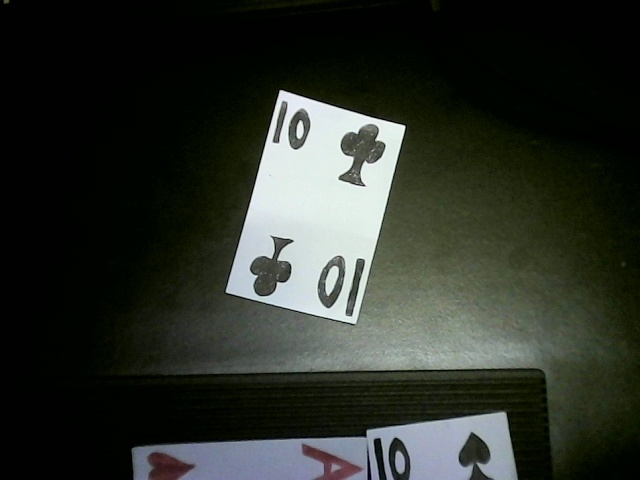
#> input picture dataset/debug_samples/carta_capturada.jpg, 640 x 480 px
$ python -i detect_player_indices_v6_3.py   (imports and definitions only)
#> lines starting #> are read from the running program, lines starting #| are printed output that depends on the picture; after the words box and inside, x2 and y2 are one past the last pixel; in counts of white or black regions, pixels touching at a corner belong together
"""
BlackjackPrototype - PLAYER V6.3

Detector reutilizable de indices superiores izquierdos
para cartas superpuestas en escalera diagonal.

Basado en PLAYER V3.8.

No abre la camara.
No modifica archivos.
No utiliza la CNN.
"""

import cv2
import numpy as np


MIN_CONTOUR_AREA = 3000

CORNER_EPSILON = 0.012

ANGLE_TOLERANCE = 25.0
MIN_EDGE_LENGTH = 8.0

MIN_HORIZONTAL_STEP = 5
MIN_VERTICAL_STEP = 5

INDEX_MARGIN_X = -1
INDEX_MARGIN_Y = -2

INDEX_WIDTH_FACTOR = 0.60
INDEX_HEIGHT_FACTOR = 1.00

DEFAULT_STEP_WIDTH = 35.0

# Proporciones experimentales respecto a la carta.
CARD_INDEX_WIDTH_RATIO = 0.27
CARD_INDEX_HEIGHT_RATIO = 0.44

MIN_REFERENCE_EDGE = 35.0
MAX_REFERENCE_EDGE = 220.0


def detectar_esquinas(imagen):
    """Devuelve esquinas superiores izquierdas y contorno exterior."""

    gris = cv2.cvtColor(imagen, cv2.COLOR_BGR2GRAY)

    gris = cv2.GaussianBlur(
        gris,
        (5, 5),
        0
    )

    _, mascara = cv2.threshold(
        gris,
        0,
        255,
        cv2.THRESH_BINARY + cv2.THRESH_OTSU
    )

    contornos, _ = cv2.findContours(
        mascara,
        cv2.RETR_EXTERNAL,
        cv2.CHAIN_APPROX_SIMPLE
    )

    if not contornos:
        return [], None

    contorno = max(
        contornos,
        key=cv2.contourArea
    )

    if cv2.contourArea(contorno) < MIN_CONTOUR_AREA:
        return [], None

    perimetro = cv2.arcLength(
        contorno,
        True
    )

    aproximacion = cv2.approxPolyDP(
        contorno,
        CORNER_EPSILON * perimetro,
        True
    )

    puntos = aproximacion.reshape(-1, 2)

    candidatos = []

    n = len(puntos)

    for i in range(n):

        actual = puntos[i]

        anterior = puntos[(i - 1) % n]
        siguiente = puntos[(i + 1) % n]

        vecinos = [anterior, siguiente]

        derecha = False
        abajo = False

        for p in vecinos:

            dx = float(p[0] - actual[0])
            dy = float(p[1] - actual[1])

            longitud = np.hypot(dx, dy)

            if longitud < MIN_EDGE_LENGTH:
                continue

            angulo = np.degrees(
                np.arctan2(dy, dx)
            )

            if dx > 0 and abs(angulo) <= ANGLE_TOLERANCE:
                derecha = True

            if dy > 0 and abs(angulo - 90) <= ANGLE_TOLERANCE:
                abajo = True

        if derecha and abajo:
            candidatos.append(
                tuple(map(int, actual))
            )

    candidatos.sort(
        key=lambda p: p[0]
    )

    filtrados = []

    for punto in candidatos:

        if not filtrados:
            filtrados.append(punto)
            continue

        ultimo = filtrados[-1]

        dx = punto[0] - ultimo[0]
        dy = punto[1] - ultimo[1]

        if (
            dx > MIN_HORIZONTAL_STEP
            and dy < -MIN_VERTICAL_STEP
        ):
            filtrados.append(punto)

    return filtrados, contorno


def obtener_direcciones(contorno, esquina):
    """Obtiene las direcciones locales de los bordes."""

    perimetro = cv2.arcLength(contorno, True)

    aproximacion = cv2.approxPolyDP(
        contorno,
        CORNER_EPSILON * perimetro,
        True
    )

    puntos = aproximacion.reshape(-1, 2).astype(np.float32)

    origen = np.array(esquina, dtype=np.float32)

    i = int(np.argmin(
        np.linalg.norm(puntos - origen, axis=1)
    ))

    vecinos = [
        puntos[(i - 1) % len(puntos)],
        puntos[(i + 1) % len(puntos)]
    ]

    derecha = None
    abajo = None

    for vecino in vecinos:

        vector = vecino - origen
        longitud = np.linalg.norm(vector)

        if longitud < MIN_EDGE_LENGTH:
            continue

        dx, dy = vector

        angulo = np.degrees(
            np.arctan2(dy, dx)
        )

        if dx > 0 and abs(angulo) <= ANGLE_TOLERANCE:
            derecha = vector / longitud

        if dy > 0 and abs(angulo - 90) <= ANGLE_TOLERANCE:
            abajo = vector / longitud

    return derecha, abajo


def recortar_indice_orientado(
    imagen, contorno, esquina, ancho, alto
):
    """Construye y rectifica el cuadrilatero del indice."""

    derecha, abajo = obtener_direcciones(
        contorno, esquina
    )

    if derecha is None or abajo is None:
        return None, None

    origen = np.array(esquina, dtype=np.float32)

    p1 = (
        origen
        + derecha * INDEX_MARGIN_X
        + abajo * INDEX_MARGIN_Y
    )

    p2 = p1 + derecha * (ancho - 1)
    p3 = p2 + abajo * (alto - 1)
    p4 = p1 + abajo * (alto - 1)

    vertices = np.array(
        [p1, p2, p3, p4],
        dtype=np.float32
    )

    destino = np.array([
        [0, 0],
        [ancho - 1, 0],
        [ancho - 1, alto - 1],
        [0, alto - 1]
    ], dtype=np.float32)

    matriz = cv2.getPerspectiveTransform(
        vertices, destino
    )

    recorte = cv2.warpPerspective(
        imagen,
        matriz,
        (ancho, alto),
        flags=cv2.INTER_LINEAR,
        borderMode=cv2.BORDER_CONSTANT
    )

    return recorte, vertices


def estimar_dimensiones_carta(contorno, esquinas):
    """Estima dimensiones usando la carta inferior izquierda."""

    if contorno is None or not esquinas:
        return None

    esquina = min(esquinas, key=lambda p: p[0])

    perimetro = cv2.arcLength(contorno, True)

    aproximacion = cv2.approxPolyDP(
        contorno,
        CORNER_EPSILON * perimetro,
        True
    )

    puntos = aproximacion.reshape(-1, 2).astype(np.float32)
    origen = np.array(esquina, dtype=np.float32)

    i = int(np.argmin(
        np.linalg.norm(puntos - origen, axis=1)
    ))

    vecinos = [
        puntos[(i - 1) % len(puntos)],
        puntos[(i + 1) % len(puntos)]
    ]

    ancho = None
    alto = None

    for vecino in vecinos:

        dx, dy = vecino - origen
        longitud = float(np.hypot(dx, dy))

        if longitud < MIN_EDGE_LENGTH:
            continue

        angulo = np.degrees(np.arctan2(dy, dx))

        if dx > 0 and abs(angulo) <= ANGLE_TOLERANCE:
            ancho = longitud

        if dy > 0 and abs(angulo - 90) <= ANGLE_TOLERANCE:
            alto = longitud

    if ancho is None or alto is None:
        return None

    if not MIN_REFERENCE_EDGE <= ancho <= MAX_REFERENCE_EDGE:
        return None

    if not MIN_REFERENCE_EDGE <= alto <= MAX_REFERENCE_EDGE:
        return None

    if not 0.65 <= alto / ancho <= 2.5:
        return None

    return ancho, alto


def extraer_indices(imagen):
    """
    Extrae indices de una imagen PLAYER_1.

    Devuelve un diccionario:
        esquinas
        contorno
        indices

    Cada elemento de indices contiene:
        numero
        esquina
        rectangulo
        imagen
    """

    esquinas, contorno = detectar_esquinas(imagen)

    dimensiones = estimar_dimensiones_carta(
        contorno, esquinas
    )

    if dimensiones is not None:

        ancho_carta, alto_carta = dimensiones

        ancho_indice = max(
            16,
            int(round(ancho_carta * CARD_INDEX_WIDTH_RATIO))
        )

        alto_indice = max(
            22,
            int(round(alto_carta * CARD_INDEX_HEIGHT_RATIO))
        )

        modo_escala = "CARTA"

    else:

        separaciones = [
            esquinas[j + 1][0] - esquinas[j][0]
            for j in range(len(esquinas) - 1)
            if esquinas[j + 1][0] > esquinas[j][0]
        ]

        if separaciones:
            ancho_escalon = float(np.median(separaciones))
        else:
            ancho_escalon = DEFAULT_STEP_WIDTH

        ancho_indice = max(
            16,
            int(ancho_escalon * INDEX_WIDTH_FACTOR)
        )

        alto_indice = max(
            20,
            int(ancho_escalon * INDEX_HEIGHT_FACTOR)
        ) + 2

        modo_escala = "RESPALDO V6.2"

    # PLAYER V5:
    # Orden de reparto desde la perspectiva de la camara:
    # derecha-arriba hacia izquierda-abajo.
    # Se invierte despues de calcular las dimensiones.
    esquinas = list(reversed(esquinas))

    resultados = []

    alto_imagen, ancho_imagen = imagen.shape[:2]

    for numero, (px, py) in enumerate(
        esquinas,
        start=1
    ):

        recorte, vertices = recortar_indice_orientado(
            imagen,
            contorno,
            (px, py),
            ancho_indice,
            alto_indice
        )

        if recorte is None:
            continue

        x, y, w, h = cv2.boundingRect(vertices)

        resultados.append({
            "numero": numero,
            "esquina": (px, py),
            "rectangulo": (x, y, x + w, y + h),
            "vertices": vertices.tolist(),
            "imagen": recorte
        })

    return {
        "esquinas": esquinas,
        "contorno": contorno,
        "indices": resultados,
        "modo_escala": modo_escala,
        "dimensiones_carta": dimensiones,
        "dimensiones_indice": (ancho_indice, alto_indice)
    }


# [76 lines left out: function dibujar_resultados, not called in this run]

>>> import cv2
>>> picture = cv2.imread('../../dataset/debug_samples/carta_capturada.jpg')
#> picture is the input picture: shape (480, 640, 3); mean B, G, R 41.6, 48.5, 44.3
>>> result = extraer_indices(picture)
#> in detectar_esquinas, `gris = cv2.cvtColor(imagen, cv2.COLOR_BGR2GRAY)`:
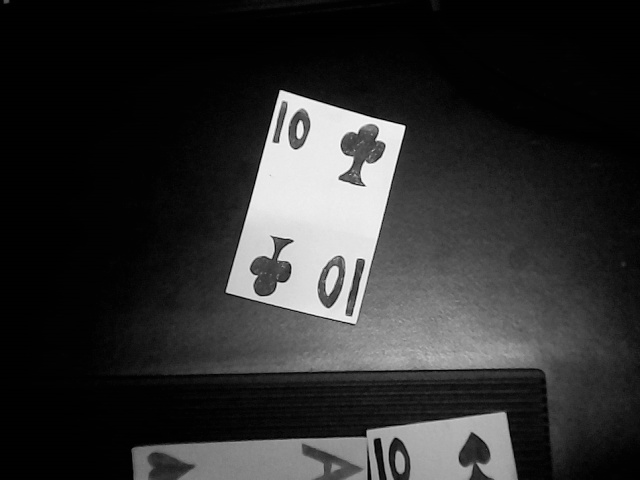
#> gris: shape (480, 640); min 0, max 252, mean 46.4
#> in detectar_esquinas, `_, mascara = cv2.threshold( gris, 0, 255, cv2.THRESH_BINARY + cv2.THRE..`:
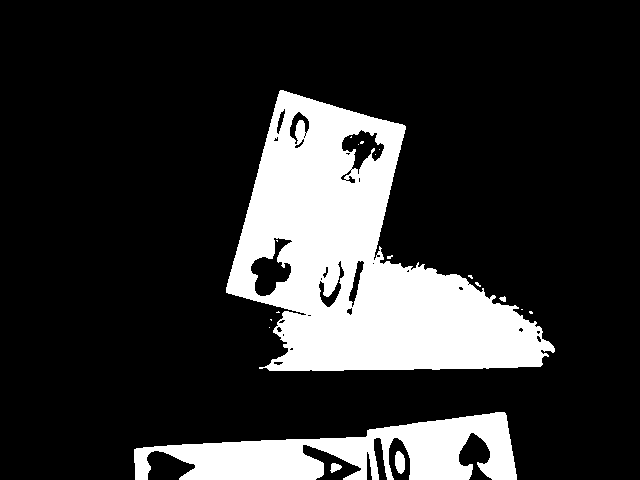
#> mascara: shape (480, 640); 19.1% white; 19 white regions (14 under 20 px)
#> in detectar_esquinas, `contornos, _ = cv2.findContours( mascara, cv2.RETR_EXTERNAL, cv2.CHAIN..`: contornos = 13 contours, 9 with area under 20; largest, box (x1, y1, x2, y2) and area: (226, 90, 555, 371) 47138, (134, 412, 517, 480) 13130, (395, 451, 405, 474) 158, (330, 463, 342, 473) 60
#> in detectar_esquinas, `contorno = max( contornos, key=cv2.contourArea )`: contorno = contour of 568 points, box (x1, y1, x2, y2) (226, 90, 555, 371), area 47138
#> in detectar_esquinas, `perimetro = cv2.arcLength( contorno, True )`: perimetro = 1408.1
#> in detectar_esquinas, `aproximacion = cv2.approxPolyDP( contorno, CORNER_EPSILON * perimetro,..`: aproximacion = contour of 11 points, box (x1, y1, x2, y2) (226, 90, 555, 369), area 45976
#> in detectar_esquinas, `puntos = aproximacion.reshape(-1, 2)`: puntos = [[280, 90], [226, 292], [306, 314], [282, 313], [288, 351], [259, 368], [540, 366], [554, 348], [515, 305], [373, 259], [405, 126]]
#> in detectar_esquinas, `n = len(puntos)`: n = 11
#> the loop in detectar_esquinas, `for i in range(n): ` made 11 passes
#> (actual, vecinos) on passes 1 to 11: ([280, 90], [[405, 126], [226, 292]]), ([226, 292], [[280, 90], [306, 314]]), ([306, 314], [[226, 292], [282, 313]]), ([282, 313], [[306, 314], [288, 351]]), ([288, 351], [[282, 313], [259, 368]]), ([259, 368], [[288, 351], [540, 366]]), ([540, 366], [[259, 368], [554, 348]]), ([554, 348], [[540, 366], [515, 305]]), ([515, 305], [[554, 348], [373, 259]]), ([373, 259], [[515, 305], [405, 126]]), ([405, 126], [[373, 259], [280, 90]])
#> after the loop in detectar_esquinas, `for i in range(n):`: candidatos = [(280, 90), (282, 313)]
#> the loop in detectar_esquinas, `for punto in candidatos: ` made 2 passes
#> (punto, ultimo, dx, dy) on pass 2: ((282, 313), (280, 90), 2, 223)
#> after the loop in detectar_esquinas, `for punto in candidatos:`: filtrados = [(280, 90)]
#> in estimar_dimensiones_carta, `esquina = min(esquinas, key=lambda p: p[0])`: esquina = (280, 90)
#> in estimar_dimensiones_carta, `perimetro = cv2.arcLength(contorno, True)`: perimetro = 1408.1
#> in estimar_dimensiones_carta, `origen = np.array(esquina, dtype=np.float32)`: origen = [280, 90]
#> in estimar_dimensiones_carta, `i = int(np.argmin( np.linalg.norm(puntos - origen, axis=1) ))`: i = 0
#> in estimar_dimensiones_carta, `vecinos = [ puntos[(i - 1) % len(puntos)], puntos[(i + 1) % len(puntos..`: vecinos = [[405, 126], [226, 292]]
#> the loop in estimar_dimensiones_carta, `for vecino in vecinos: ` made 2 passes
#> (vecino, dx, dy, longitud, angulo, ancho) on pass 1: ([405, 126], 125, 36, 130.1, 16.07, 130.1)
#> (vecino, dx, dy, longitud, angulo, alto) on pass 2: ([226, 292], -54, 202, 209.1, 105, 209.1)
#> in extraer_indices, `dimensiones = estimar_dimensiones_carta( contorno, esquinas )`: dimensiones = (130.1, 209.1)
#> in extraer_indices, `ancho_carta, alto_carta = dimensiones`: ancho_carta = 130.1; alto_carta = 209.1
#> in extraer_indices, `ancho_indice = max( 16, int(round(ancho_carta * CARD_INDEX_WIDTH_RATIO..`: ancho_indice = 35
#> in extraer_indices, `alto_indice = max( 22, int(round(alto_carta * CARD_INDEX_HEIGHT_RATIO)..`: alto_indice = 92
#> the loop in extraer_indices, `for numero, (px, py) in enumerate( esquinas, start=1 ): ` made 1 pass
#> (numero, px, py) on pass 1: (1, 280, 90)
#> pass 1, in recortar_indice_orientado, `recorte = cv2.warpPerspective( imagen, matriz, (ancho, alto), flags=cv..`:
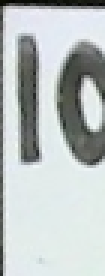
#> recorte: shape (92, 35, 3) (shown 3 times larger); mean B, G, R 191.8, 192.3, 185.7
#> after the loop in extraer_indices, `for numero, (px, py) in enumerate(`: resultados = 1 item
#> result = 6 items
